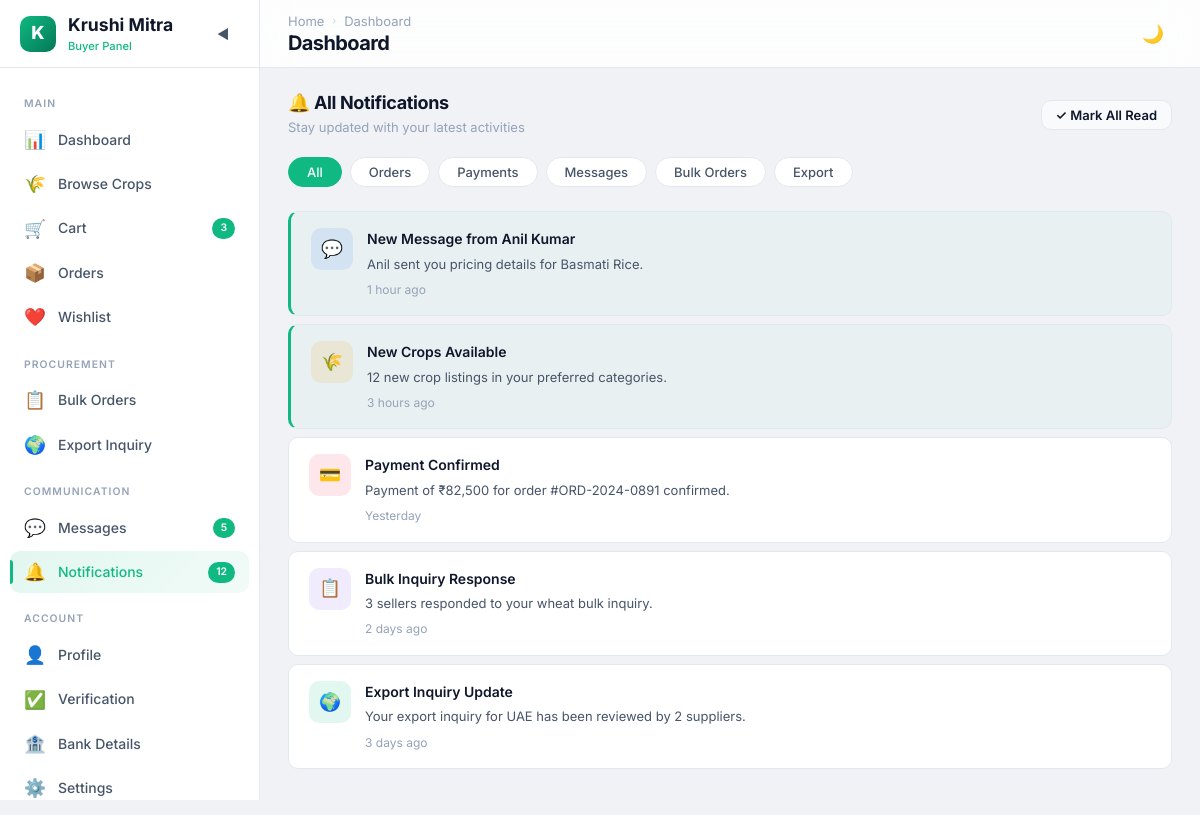
The app's page /buyer/notifications/ (signed in), older data.
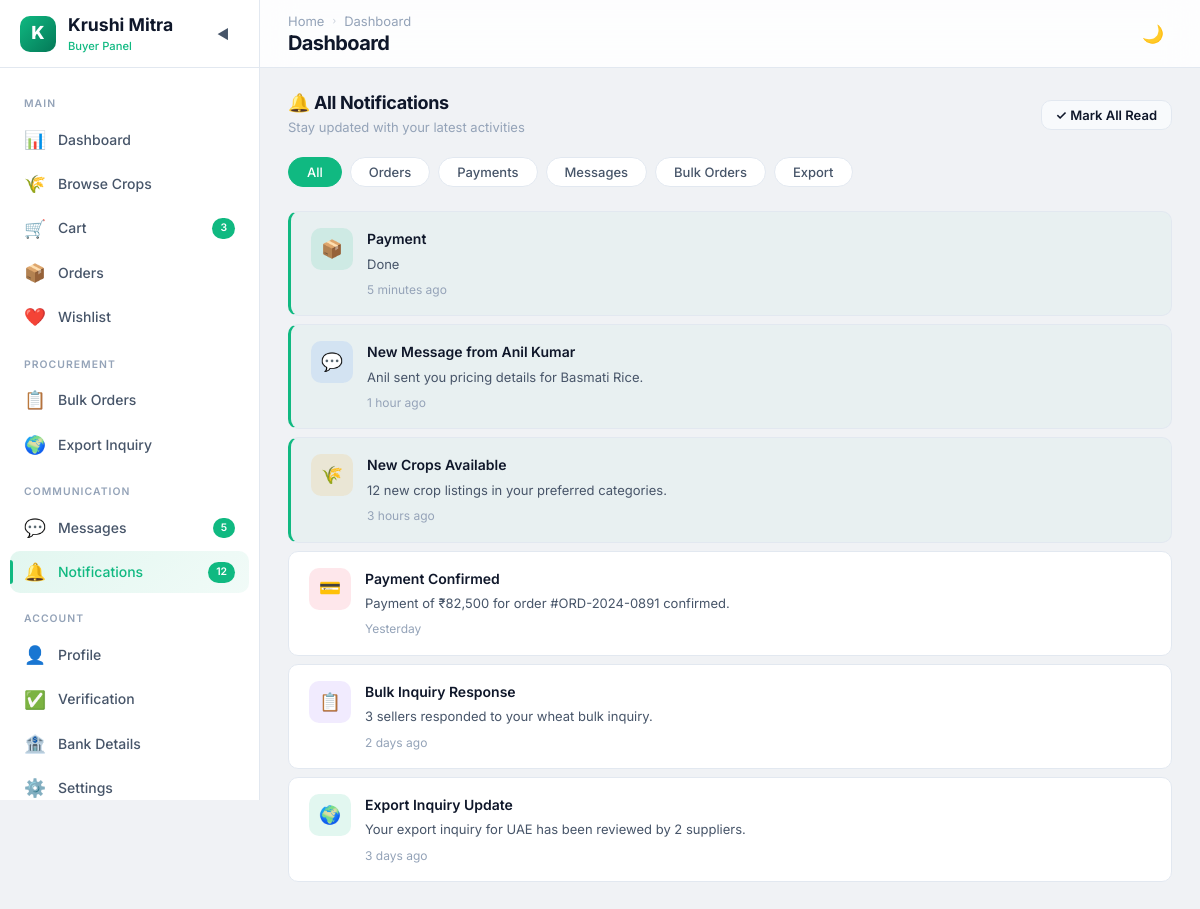
The same page, newer data.
### buyer/models.py (models this page shows, shortened)
class notifications(models.Model):
    NOTIFICATIONS_TYPES= (
        ("Order","Order"),
        ("Payment","Payment"),
        ("Bulk","Bulk"),
        ("Export","Export"),
        ("Kyc","Kyc"),
                            )
    user = models.ForeignKey(Buyer, on_delete=models.CASCADE, related_name='buyer')
    notification_type = models.CharField(max_length=20,choices=NOTIFICATIONS_TYPES)
    message = models.CharField(max_length=100,blank=True,null=True)
    is_readed = models.BooleanField(default=False)
    created_at = models.DateTimeField(auto_now_add=True)

### farmer/views.py (the view)
        def wrapper(request, *args, **kwargs):
            if "contact" in request.session:
                try:
                    user = User.objects.get(contact=request.session['contact'])
                    request.uid = user
                    if user.role not in allowed_roles:
                        messages.error(request, "Access Denied")
                        return redirect('login')
                    return view_function(request, *args, **kwargs)
                except User.DoesNotExist:
                    return redirect('login')
            return redirect('login')

### buyer/views.py (called while the page is built)
@check_login(['Buyer'])
def buyer_notifications(request):
    uid = request.uid
    buyr = Buyer.objects.get(user=uid)
    all_notifications = notifications.objects.filter(user=buyr)
    context={'buyr':buyr,'all_notifications':all_notifications}
    return render(request, "buyer/notifications.html",context)

### farmer/views.py (called while the page is built)
def check_login(allowed_roles):
    def decorator(view_function):
        def wrapper(request, *args, **kwargs):
            if "contact" in request.session:
                try:
                    user = User.objects.get(contact=request.session['contact'])
                    request.uid = user
                    if user.role not in allowed_roles:
                        messages.error(request, "Access Denied")
                        return redirect('login')
                    return view_function(request, *args, **kwargs)
                except User.DoesNotExist:
                    return redirect('login')
            return redirect('login')
        return wrapper
    return decorator

### buyer/templates/buyer/notifications.html (shortened to what this page needs)
<!DOCTYPE html>
{% load static %}
<html lang="en" data-theme="light">
<head>
  <link rel="stylesheet" href="{% static 'buyer/css/style.css' %}">
  <link rel="stylesheet" href="{% static 'buyer/css/notifications.css' %}">
</head>
<body>
  <div class="app-layout">
    <aside class="sidebar">
      <div class="sidebar-header">
        <div class="sidebar-logo">
          <div class="sidebar-logo-icon">K</div>
          <div>
            <div class="sidebar-logo-text">Krushi Mitra</div>
            <span class="sidebar-logo-sub">Buyer Panel</span>
          </div>
        </div>
        <button class="sidebar-toggle">◀</button>
      </div>
      <nav class="sidebar-nav">
        <div class="sidebar-section-label">Main</div>
        <a href="{% url 'buyer_dashboard' %}" class="sidebar-item" data-tooltip="Dashboard"><span
            class="sidebar-item-icon">📊</span><span class="sidebar-item-text">Dashboard</span></a>
        <a href="{% url 'buyer_browse_crops' %}" class="sidebar-item" data-tooltip="Browse Crops"><span
            class="sidebar-item-icon">🌾</span><span class="sidebar-item-text">Browse Crops</span></a>
        <a href="{% url 'buyer_cart' %}" class="sidebar-item" data-tooltip="Cart"><span
            class="sidebar-item-icon">🛒</span><span class="sidebar-item-text">Cart</span><span
            class="sidebar-item-badge">3</span></a>
        <a href="{% url 'buyer_orders' %}" class="sidebar-item" data-tooltip="Orders"><span
            class="sidebar-item-icon">📦</span><span class="sidebar-item-text">Orders</span></a>
        <a href="{% url 'buyer_wishlist' %}" class="sidebar-item" data-tooltip="Wishlist"><span
            class="sidebar-item-icon">❤️</span><span class="sidebar-item-text">Wishlist</span></a>
        <div class="sidebar-section-label">Procurement</div>
        <a href="{% url 'buyer_bulk_order' %}" class="sidebar-item" data-tooltip="Bulk Orders"><span
            class="sidebar-item-icon">📋</span><span class="sidebar-item-text">Bulk Orders</span></a>
        <a href="{% url 'buyer_export_inquiry' %}" class="sidebar-item" data-tooltip="Export Inquiry"><span
            class="sidebar-item-icon">🌍</span><span class="sidebar-item-text">Export Inquiry</span></a>
        <div class="sidebar-section-label">Communication</div>
        <a href="{% url 'buyer_messages' %}" class="sidebar-item" data-tooltip="Messages"><span
            class="sidebar-item-icon">💬</span><span class="sidebar-item-text">Messages</span><span
            class="sidebar-item-badge">5</span></a>
        <a href="{% url 'buyer_notifications' %}" class="sidebar-item active" data-tooltip="Notifications"><span
            class="sidebar-item-icon">🔔</span><span class="sidebar-item-text">Notifications</span><span
            class="sidebar-item-badge">12</span></a>
        <div class="sidebar-section-label">Account</div>
        <a href="{% url 'buyer_profile' %}" class="sidebar-item" data-tooltip="Profile"><span
            class="sidebar-item-icon">👤</span><span class="sidebar-item-text">Profile</span></a>
        <a href="{% url 'buyer_verification' %}" class="sidebar-item" data-tooltip="Verification"><span
            class="sidebar-item-icon">✅</span><span class="sidebar-item-text">Verification</span></a>
        <a href="{% url 'buyer_bank_details' %}" class="sidebar-item" data-tooltip="Bank Details"><span
            class="sidebar-item-icon">🏦</span><span class="sidebar-item-text">Bank Details</span></a>
        <a href="{% url 'buyer_settings' %}" class="sidebar-item" data-tooltip="Settings"><span
            class="sidebar-item-icon">⚙️</span><span class="sidebar-item-text">Settings</span></a>
      </nav>
    </aside>
    <div class="main-wrapper">
      <header class="navbar">
        <div class="navbar-left"><button class="mobile-menu-btn">☰</button>
          <div>
            <div class="breadcrumb"><a href="{% url 'buyer_dashboard' %}">Home</a><span
                class="breadcrumb-sep">›</span><span class="current">Notifications</span></div>
            <h1 class="page-title">Notifications</h1>
          </div>
        </div>
        <div class="navbar-right"><button class="theme-toggle">🌙</button></div>
      </header>
      <main class="main-content">
        <div class="section-header page-reveal">
          <div>
            <h2 class="section-title">🔔 All Notifications</h2>
            <p class="card-subtitle">Stay updated with your latest activities</p>
          </div>
          <button class="btn btn-sm btn-secondary mark-all-read">✓ Mark All Read</button>
        </div>
        <div class="notification-filters page-reveal">
          <button class="notif-filter active">All</button>
          <button class="notif-filter">Orders</button>
          <button class="notif-filter">Payments</button>
          <button class="notif-filter">Messages</button>
          <button class="notif-filter">Bulk Orders</button>
          <button class="notif-filter">Export</button>
        </div>
        <div class="notification-list page-reveal">
          {%for notification in all_notifications%}
          <div class="notification-card unread">
            <div class="notif-icon green">📦</div>
            <div class="notif-content">
              <div class="notif-title">{{notification.notification_type}}</div>
              <div class="notif-text">{{notification.message}}</div>
              <div class="notif-time">5 minutes ago</div>
            </div>
          </div>
          {%endfor%}
          <div class="notification-card unread">
            <div class="notif-icon blue">💬</div>
            <div class="notif-content">
              <div class="notif-title">New Message from Anil Kumar</div>
              <div class="notif-text">Anil sent you pricing details for Basmati Rice.</div>
              <div class="notif-time">1 hour ago</div>
            </div>
          </div>
          <div class="notification-card unread">
            <div class="notif-icon amber">🌾</div>
            <div class="notif-content">
              <div class="notif-title">New Crops Available</div>
              <div class="notif-text">12 new crop listings in your preferred categories.</div>
              <div class="notif-time">3 hours ago</div>
            </div>
          </div>
          <div class="notification-card read">
            <div class="notif-icon rose">💳</div>
            <div class="notif-content">
              <div class="notif-title">Payment Confirmed</div>
              <div class="notif-text">Payment of ₹82,500 for order #ORD-2024-0891 confirmed.</div>
              <div class="notif-time">Yesterday</div>
            </div>
          </div>
          <div class="notification-card read">
            <div class="notif-icon purple">📋</div>
            <div class="notif-content">
              <div class="notif-title">Bulk Inquiry Response</div>
              <div class="notif-text">3 sellers responded to your wheat bulk inquiry.</div>
              <div class="notif-time">2 days ago</div>
            </div>
          </div>
          <div class="notification-card read">
            <div class="notif-icon green">🌍</div>
            <div class="notif-content">
              <div class="notif-title">Export Inquiry Update</div>
              <div class="notif-text">Your export inquiry for UAE has been reviewed by 2 suppliers.</div>
              <div class="notif-time">3 days ago</div>
            </div>
          </div>
        </div>
      </main>
    </div>
  </div>
</body>
</html>

### buyer/static/buyer/css/notifications.css (style rules this page uses)
.notification-filters { display: flex; gap: 8px; margin-bottom: 24px; flex-wrap: wrap; }
.notif-filter { padding: 6px 18px; border-radius: var(--radius-full); font-size: 0.8125rem; font-weight: 500; color: var(--text-secondary); background: var(--bg-card); border: 1px solid var(--border-color); transition: all var(--transition-fast); }
.notif-filter.active { background: var(--primary-500); color: white; border-color: var(--primary-500); }
.notification-list { display: flex; flex-direction: column; gap: 2px; }
.notification-card { display: flex; align-items: flex-start; gap: 14px; padding: 16px 20px; background: var(--bg-card); border: var(--card-border); border-radius: var(--radius-md); transition: all var(--transition-fast); margin-bottom: 6px; }
.notification-card.unread { border-left: 3px solid var(--primary-500); background: rgba(16,185,129,0.03); }
.notif-icon { width: 42px; height: 42px; border-radius: var(--radius-md); display: flex; align-items: center; justify-content: center; font-size: 1.1rem; flex-shrink: 0; }
.notif-icon.green { background: rgba(16,185,129,0.12); }
.notif-icon.blue { background: rgba(59,130,246,0.12); }
.notif-icon.amber { background: rgba(245,158,11,0.12); }
.notif-icon.rose { background: rgba(244,63,94,0.12); }
.notif-icon.purple { background: rgba(139,92,246,0.12); }
.notif-content { flex: 1; }
.notif-title { font-size: 0.875rem; font-weight: 600; color: var(--text-primary); margin-bottom: 4px; }
.notif-text { font-size: 0.8125rem; color: var(--text-secondary); line-height: 1.5; }
.notif-time { font-size: 0.75rem; color: var(--text-muted); margin-top: 6px; }

Row changes from the older to the newer data that the page shows:
added notifications: notification_type "Payment", message "Done"
